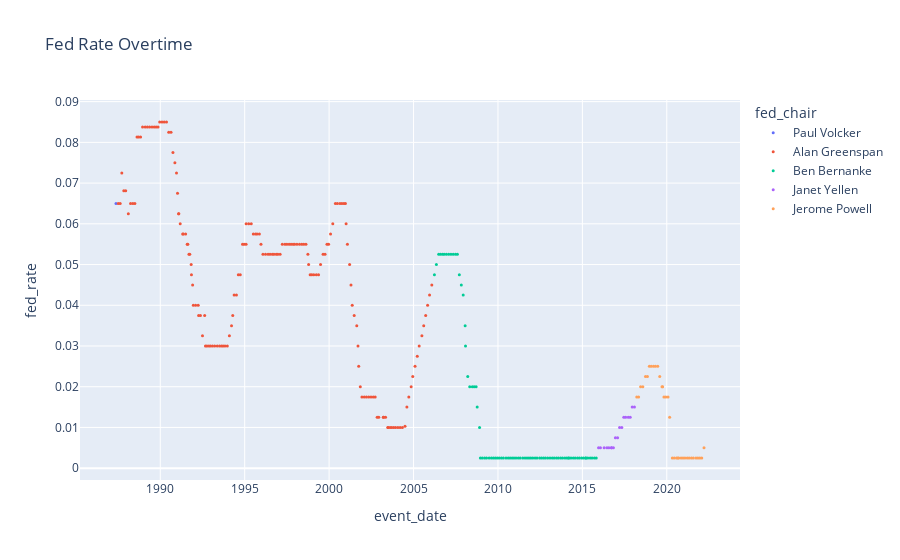

Notebook code for this chart:
### Markdown cell above
<br><br>

The graph below captures the target Federal Funds rate overtime. It also highlight the respective Fed Chair during that period.

### Code cell
import statsmodels.api as sm

fig = px.scatter(data_frame=decision_df, 
                x='event_date', y='fed_rate', 
                color="fed_chair", 
                title='Fed Rate Overtime',
            )

fig.update_traces(marker_size=3)

fig.show()

### Figure 1 — Plotly figure (JSON) as saved in the notebook; plotly's stock layout.template omitted (floating-point values rounded to 4 significant figures; data arrays with more than 128 entries replaced by an {"elided": "..."} marker saying what was removed)
{"data": [{"hovertemplate": "fed_chair=Paul Volcker<br>event_date=%{x}<br>fed_rate=%{y}<extra></extra>", "legendgroup": "Paul Volcker", "marker": {"color": "#636efa", "size": 3, "symbol": "circle"}, "mode": "markers", "name": "Paul Volcker", "orientation": "v", "showlegend": true, "type": "scatter", "x": ["1987-05-19T00:00:00"], "xaxis": "x", "y": [0.065], "yaxis": "y"}, {"hovertemplate": "fed_chair=Alan Greenspan<br>event_date=%{x}<br>fed_rate=%{y}<extra></extra>", "legendgroup": "Alan Greenspan", "marker": {"color": "#EF553B", "size": 3, "symbol": "circle"}, "mode": "markers", "name": "Alan Greenspan", "orientation": "v", "showlegend": true, "type": "scatter", "x": {"elided": "166 str values"}, "xaxis": "x", "y": {"elided": "166 float values"}, "yaxis": "y"}, {"hovertemplate": "fed_chair=Ben Bernanke<br>event_date=%{x}<br>fed_rate=%{y}<extra></extra>", "legendgroup": "Ben Bernanke", "marker": {"color": "#00cc96", "size": 3, "symbol": "circle"}, "mode": "markers", "name": "Ben Bernanke", "orientation": "v", "showlegend": true, "type": "scatter", "x": ["2006-03-28T00:00:00", "2006-05-10T00:00:00", "2006-06-29T00:00:00", "2006-08-08T00:00:00", "2006-09-20T00:00:00", "2006-10-25T00:00:00", "2006-12-12T00:00:00", "2007-01-31T00:00:00", "2007-03-21T00:00:00", "2007-05-09T00:00:00", "2007-06-28T00:00:00", "2007-08-07T00:00:00", "2007-09-18T00:00:00", "2007-10-31T00:00:00", "2007-12-11T00:00:00", "2008-01-22T00:00:00", "2008-01-30T00:00:00", "2008-03-18T00:00:00", "2008-04-30T00:00:00", "2008-06-25T00:00:00", "2008-08-05T00:00:00", "2008-09-16T00:00:00", "2008-10-08T00:00:00", "2008-11-29T00:00:00", "2008-12-16T00:00:00", "2009-01-28T00:00:00", "2009-03-18T00:00:00", "2009-04-29T00:00:00", "2009-06-24T00:00:00", "2009-08-12T00:00:00", "2009-09-23T00:00:00", "2009-11-04T00:00:00", "2009-12-16T00:00:00", "2010-01-27T00:00:00", "2010-03-16T00:00:00", "2010-04-28T00:00:00", "2010-06-23T00:00:00", "2010-08-10T00:00:00", "2010-09-21T00:00:00", "2010-11-03T00:00:00", "2010-12-14T00:00:00", "2011-01-26T00:00:00", "2011-03-15T00:00:00", "2011-04-27T00:00:00", "2011-06-22T00:00:00", "2011-08-09T00:00:00", "2011-09-21T00:00:00", "2011-11-02T00:00:00", "2011-12-13T00:00:00", "2012-01-25T00:00:00", "2012-03-13T00:00:00", "2012-04-25T00:00:00", "2012-06-20T00:00:00", "2012-08-01T00:00:00", "2012-09-13T00:00:00", "2012-10-24T00:00:00", "2012-12-12T00:00:00", "2013-01-30T00:00:00", "2013-03-20T00:00:00", "2013-05-01T00:00:00", "2013-06-19T00:00:00", "2013-07-31T00:00:00", "2013-09-18T00:00:00", "2013-10-30T00:00:00", "2013-12-18T00:00:00", "2014-01-29T00:00:00", "2014-03-04T00:00:00", "2014-03-19T00:00:00", "2014-04-30T00:00:00", "2014-06-18T00:00:00", "2014-07-30T00:00:00", "2014-09-17T00:00:00", "2014-10-29T00:00:00", "2014-12-17T00:00:00", "2015-01-28T00:00:00", "2015-03-16T00:00:00", "2015-03-18T00:00:00", "2015-04-29T00:00:00", "2015-06-17T00:00:00", "2015-07-29T00:00:00", "2015-09-17T00:00:00", "2015-10-28T00:00:00"], "xaxis": "x", "y": [0.0475, 0.05, 0.0525, 0.0525, 0.0525, 0.0525, 0.0525, 0.0525, 0.0525, 0.0525, 0.0525, 0.0525, 0.0475, 0.045, 0.0425, 0.035, 0.03, 0.0225, 0.02, 0.02, 0.02, 0.02, 0.015, 0.01, 0.0025, 0.0025, 0.0025, 0.0025, 0.0025, 0.0025, 0.0025, 0.0025, 0.0025, 0.0025, 0.0025, 0.0025, 0.0025, 0.0025, 0.0025, 0.0025, 0.0025, 0.0025, 0.0025, 0.0025, 0.0025, 0.0025, 0.0025, 0.0025, 0.0025, 0.0025, 0.0025, 0.0025, 0.0025, 0.0025, 0.0025, 0.0025, 0.0025, 0.0025, 0.0025, 0.0025, 0.0025, 0.0025, 0.0025, 0.0025, 0.0025, 0.0025, 0.0025, 0.0025, 0.0025, 0.0025, 0.0025, 0.0025, 0.0025, 0.0025, 0.0025, 0.0025, 0.0025, 0.0025, 0.0025, 0.0025, 0.0025, 0.0025], "yaxis": "y"}, {"hovertemplate": "fed_chair=Janet Yellen<br>event_date=%{x}<br>fed_rate=%{y}<extra></extra>", "legendgroup": "Janet Yellen", "marker": {"color": "#ab63fa", "size": 3, "symbol": "circle"}, "mode": "markers", "name": "Janet Yellen", "orientation": "v", "showlegend": true, "type": "scatter", "x": ["2015-12-17T00:00:00", "2016-01-27T00:00:00", "2016-04-16T00:00:00", "2016-06-15T00:00:00", "2016-07-27T00:00:00", "2016-09-21T00:00:00", "2016-09-21T00:00:00", "2016-11-02T00:00:00", "2016-12-15T00:00:00", "2017-02-01T00:00:00", "2017-03-16T00:00:00", "2017-05-03T00:00:00", "2017-06-15T00:00:00", "2017-07-26T00:00:00", "2017-09-20T00:00:00", "2017-11-01T00:00:00", "2017-12-14T00:00:00", "2018-01-31T00:00:00"], "xaxis": "x", "y": [0.005, 0.005, 0.005, 0.005, 0.005, 0.005, 0.005, 0.005, 0.0075, 0.0075, 0.01, 0.01, 0.0125, 0.0125, 0.0125, 0.0125, 0.015, 0.015], "yaxis": "y"}, {"hovertemplate": "fed_chair=Jerome Powell<br>event_date=%{x}<br>fed_rate=%{y}<extra></extra>", "legendgroup": "Jerome Powell", "marker": {"color": "#FFA15A", "size": 3, "symbol": "circle"}, "mode": "markers", "name": "Jerome Powell", "orientation": "v", "showlegend": true, "type": "scatter", "x": ["2018-03-22T00:00:00", "2018-05-02T00:00:00", "2018-06-14T00:00:00", "2018-08-01T00:00:00", "2018-09-27T00:00:00", "2018-11-08T00:00:00", "2018-12-20T00:00:00", "2019-01-30T00:00:00", "2019-03-20T00:00:00", "2019-05-01T00:00:00", "2019-06-19T00:00:00", "2019-08-01T00:00:00", "2019-09-19T00:00:00", "2019-10-04T00:00:00", "2019-10-31T00:00:00", "2019-12-11T00:00:00", "2020-01-29T00:00:00", "2020-03-03T00:00:00", "2020-04-29T00:00:00", "2020-06-10T00:00:00", "2020-07-29T00:00:00", "2020-08-27T00:00:00", "2020-09-16T00:00:00", "2020-11-05T00:00:00", "2020-12-16T00:00:00", "2021-01-27T00:00:00", "2021-03-17T00:00:00", "2021-04-28T00:00:00", "2021-06-16T00:00:00", "2021-07-28T00:00:00", "2021-09-22T00:00:00", "2021-11-04T00:00:00", "2021-12-15T00:00:00", "2022-01-26T00:00:00", "2022-03-16T00:00:00"], "xaxis": "x", "y": [0.0175, 0.0175, 0.02, 0.02, 0.0225, 0.0225, 0.025, 0.025, 0.025, 0.025, 0.025, 0.0225, 0.02, 0.02, 0.0175, 0.0175, 0.0175, 0.0125, 0.0025, 0.0025, 0.0025, 0.0025, 0.0025, 0.0025, 0.0025, 0.0025, 0.0025, 0.0025, 0.0025, 0.0025, 0.0025, 0.0025, 0.0025, 0.0025, 0.005], "yaxis": "y"}], "layout": {"autosize": true, "legend": {"title": {"text": "fed_chair"}, "tracegroupgap": 0}, "title": {"text": "Fed Rate Overtime"}, "xaxis": {"anchor": "y", "autorange": true, "domain": [0, 1], "range": ["1985-04-21 00:47:02.5045", "2024-04-11 23:12:57.4955"], "title": {"text": "event_date"}, "type": "date"}, "yaxis": {"anchor": "x", "autorange": true, "domain": [0, 1], "range": [-0.003846, 0.09135], "title": {"text": "fed_rate"}, "type": "linear"}}}
